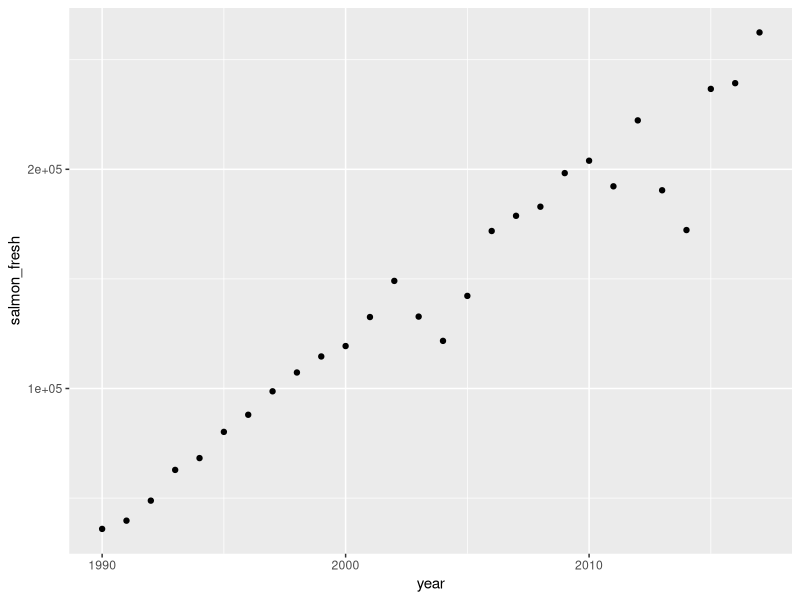
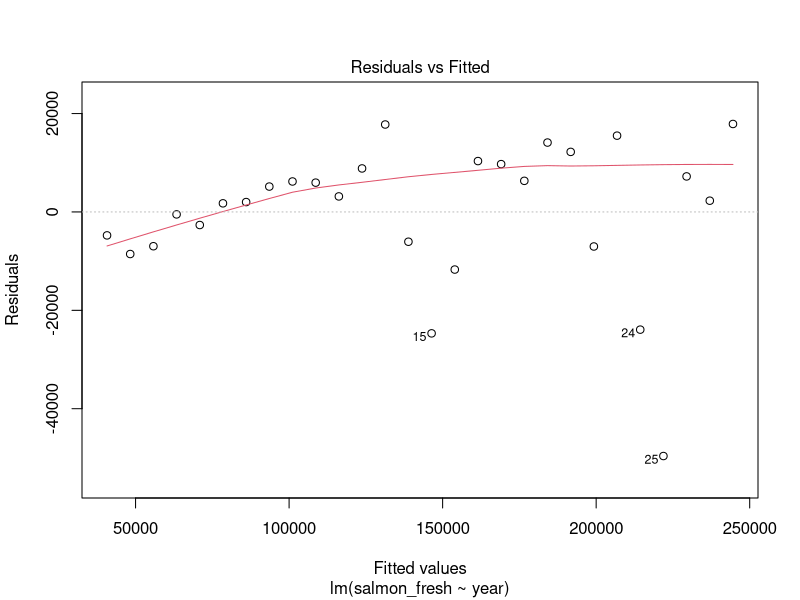
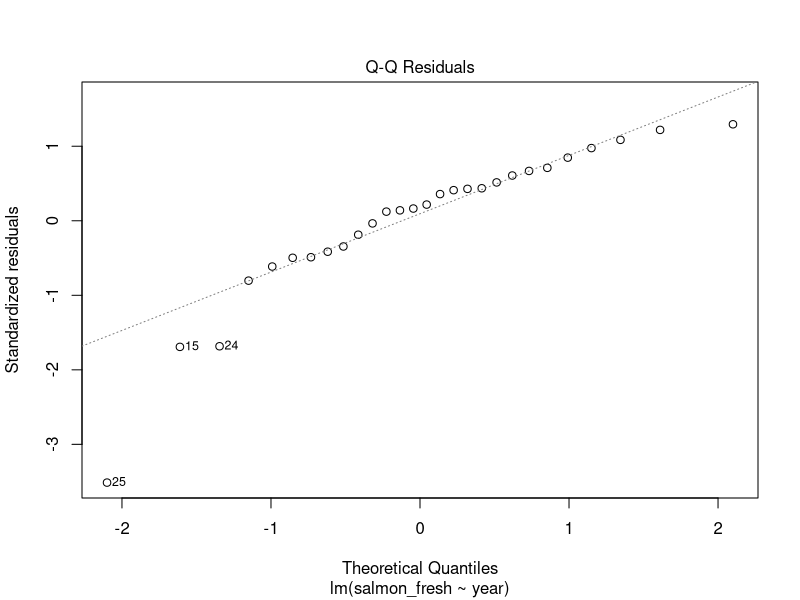
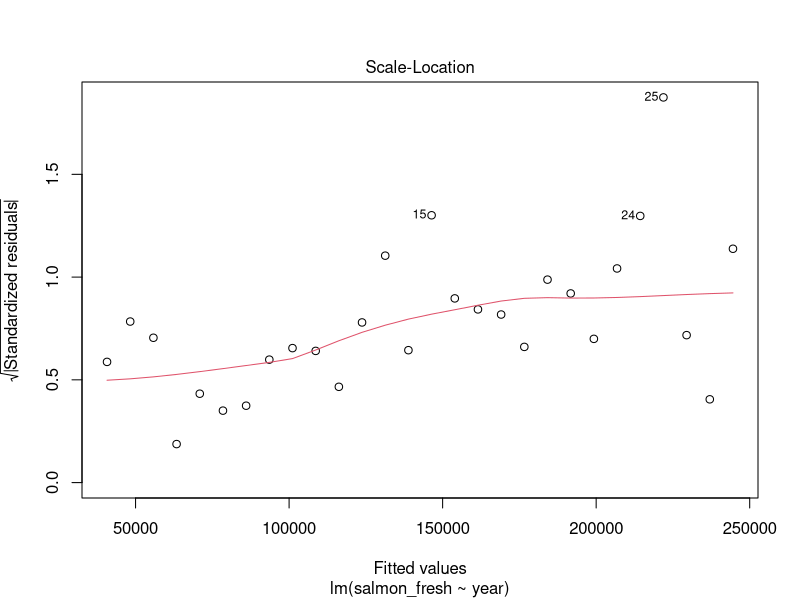
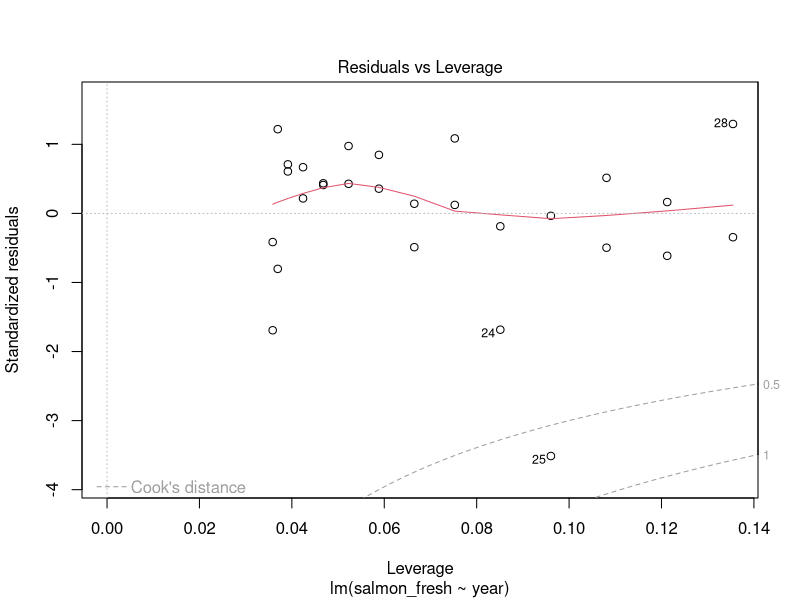
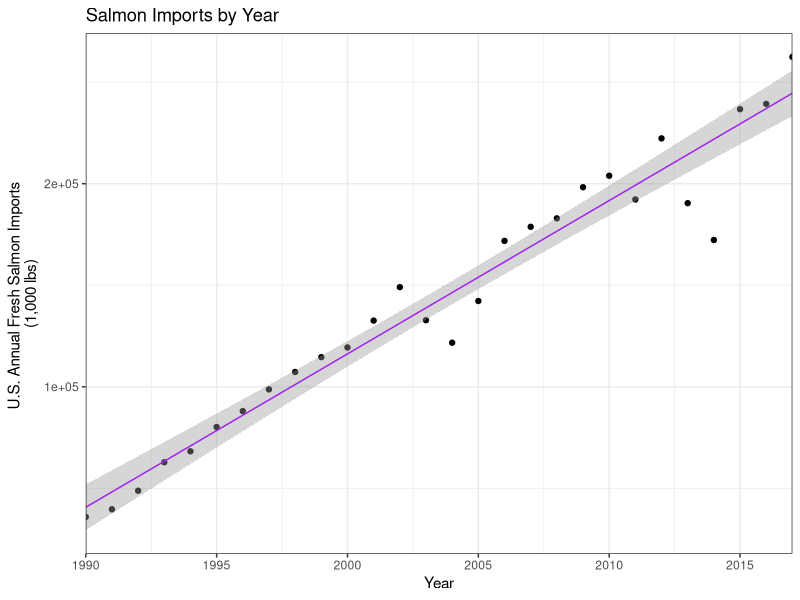

R code for these plots, in order:
## ---- chunk 1
knitr::opts_chunk$set(echo = TRUE)
## ---- chunk 2
library(tidyverse)
salmon <- read_csv("salmon_imports_copy.csv")
## ---- chunk 3
expo_salmon <- ggplot(salmon, aes(x=year, y= salmon_fresh))+
  geom_point()

expo_salmon

#It looks mostly fine, except for those two weird dips
## ---- chunk 4
#Outline for a linear regression
      #model_name <- lm(y_variable ~ x_variable, data = df_name)
salmon_model <- lm(salmon_fresh ~ year, data = salmon)
summary(salmon_model)
  #intercept --> y-intercept
  #year      --> slope
  
#R squared value = 0.9478
#Adjusted = 0.9458       --> use adjusted r square variable when using multiple predictor variables


#y = β0 + β1x + e
      #y = (linear component) + error term

b <- -14982940
m <- 7550

#Write out the linaer model
#salmon_imports <- m*x + b
#y = 7550x + (-14982940)

## ---- chunk 5
plot(salmon_model)
#Our residuals look fine. Normal Q-Q and Residuals v Fitted have some outliers, but I'm not concerned about it given what our exploratory data analysis shows us. 



## ---- chunk 6
summary(salmon_model)
#H0 -- no significant correlation y and x
#HA -- there is significant correlation between y and x

#Yes, year significantly predicts salmon imports. R2 = 0.9478, p-value < 0.001


#The R^2 value tells us how much variance in our dependent variable is expained by our independent variable


#About 5% of salmon imports is not explained by year

## ---- chunk 7
#create a final graph of the linear regression model with the original data, model and 95% confidence interval for predictions


salmon_final_graph <- ggplot(salmon, aes(x = year, y = salmon_fresh))+
  geom_point()+
  geom_smooth(method = lm, se = TRUE, size = 0.5, color = "purple") + 
  #method = lm tells R to do this line as a linear regression
#se = TRUE tells R to include a confidence interval
#size = 0.5 tells r to change the width of the line
#color changes the color of the line
  theme_bw() +
  scale_x_continuous(expand = c(0,0), limits = c(1990, 2017))+
  labs(x = "Year", y = "U.S. Annual Fresh Salmon Imports \n(1,000 lbs)")+
  ggtitle("Salmon Imports by Year")


salmon_final_graph
## ---- chunk 8
#Column name is same as year that the model uses. This is intentional
new_years <- data.frame(year = c(2022, 2024, 2026, 2028))


future_predict <- predict(salmon_model, newdata = new_years, interval = "confidence")
future_predict
  #fit is the model fit
  #lwr is the lower bound, and vice versa for upr

predictions <- data.frame(new_years, future_predict)


## ---- chunk 9
#Use the cor.test() function to find Pearson’s r for the linear relationship described between year and salmon imports.

#cor.test(x,y)
salmon_pr <- cor.test(salmon$year, salmon$salmon_fresh)
salmon_pr


#Pearson's r = 0.9735387
#p-value < 0.001

#Strong positive correlation

